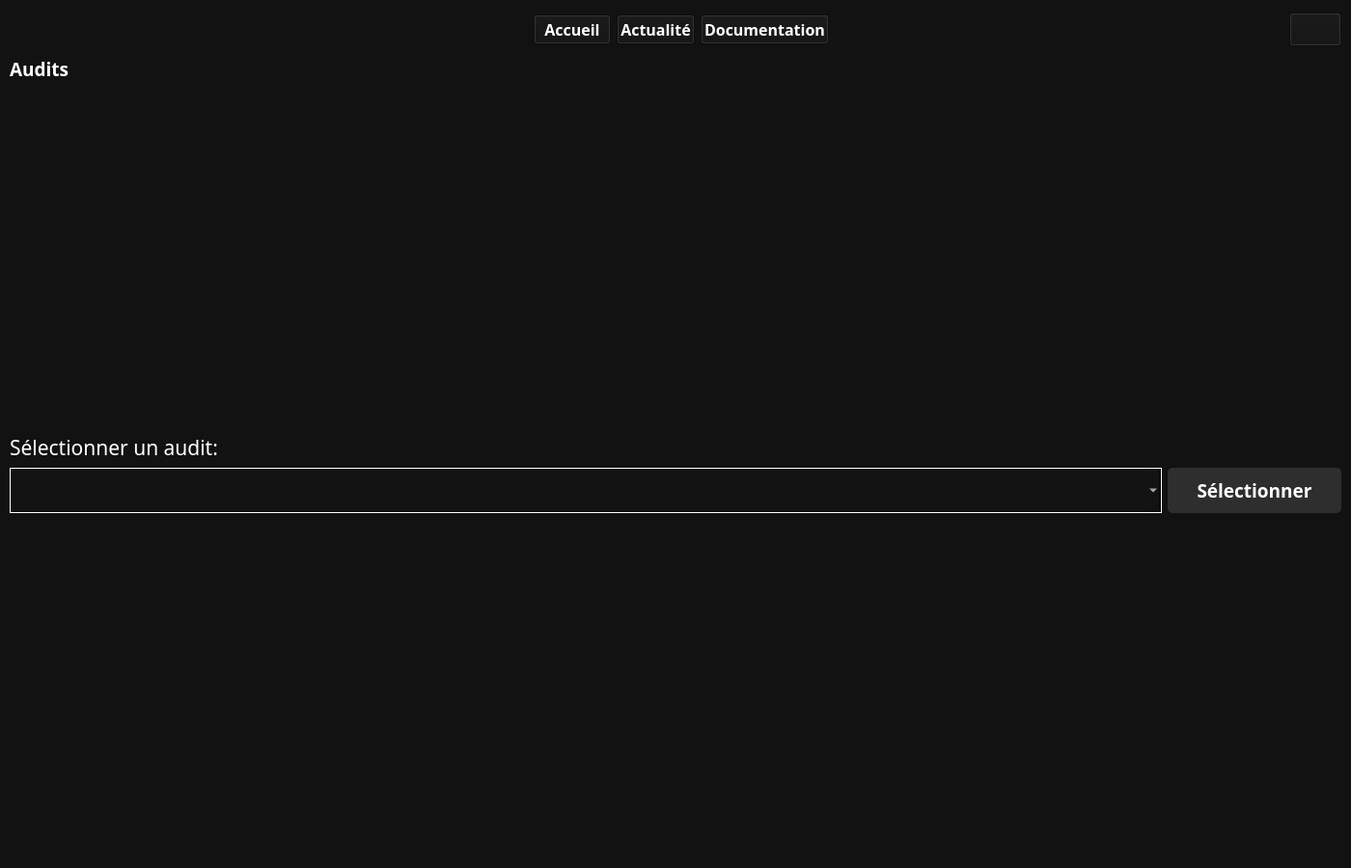
<?xml version="1.0" encoding="UTF-8"?>
<ui version="4.0">
 <class>AuditsSelect</class>
 <widget class="QWidget" name="AuditsSelect">
  <property name="geometry">
   <rect>
    <x>0</x>
    <y>0</y>
    <width>1400</width>
    <height>900</height>
   </rect>
  </property>
  <property name="font">
   <font>
    <family>JetBrainsMono Nerd Font</family>
    <pointsize>14</pointsize>
   </font>
  </property>
  <property name="windowTitle">
   <string>Sélection d'audit</string>
  </property>
  <property name="styleSheet">
   <string notr="true">background-color: #121212;
color: white;
</string>
  </property>
  <layout class="QGridLayout" name="gridLayout_4">
   <property name="leftMargin">
    <number>10</number>
   </property>
   <property name="topMargin">
    <number>10</number>
   </property>
   <property name="rightMargin">
    <number>10</number>
   </property>
   <property name="bottomMargin">
    <number>10</number>
   </property>
   <item row="1" column="0">
    <layout class="QGridLayout" name="gridLayout">
     <item row="4" column="1">
      <spacer name="verticalSpacer">
       <property name="orientation">
        <enum>Qt::Orientation::Vertical</enum>
       </property>
       <property name="sizeHint" stdset="0">
        <size>
         <width>20</width>
         <height>40</height>
        </size>
       </property>
      </spacer>
     </item>
     <item row="6" column="1">
      <layout class="QHBoxLayout" name="horizontalLayoutSelectionUrlAuditsSelect">
       <item>
        <widget class="QComboBox" name="comboBoxSelectionUrlAuditsSelect">
         <property name="sizePolicy">
          <sizepolicy hsizetype="Expanding" vsizetype="Preferred">
           <horstretch>0</horstretch>
           <verstretch>0</verstretch>
          </sizepolicy>
         </property>
         <property name="font">
          <font>
           <family>JetBrainsMono Nerd Font</family>
           <pointsize>13</pointsize>
          </font>
         </property>
         <property name="styleSheet">
          <string notr="true">QComboBox{
	border: 1px solid #ffffff;
}</string>
         </property>
        </widget>
       </item>
       <item>
        <widget class="QPushButton" name="pushButtonSelectionUrlAuditsSelect">
         <property name="minimumSize">
          <size>
           <width>180</width>
           <height>0</height>
          </size>
         </property>
         <property name="maximumSize">
          <size>
           <width>180</width>
           <height>16777215</height>
          </size>
         </property>
         <property name="font">
          <font>
           <family>JetBrainsMono Nerd Font</family>
           <pointsize>14</pointsize>
           <bold>true</bold>
          </font>
         </property>
         <property name="styleSheet">
          <string notr="true">QPushButton {
    background-color: #2E2E2E;      
    color: white;
	font-weight: bold;
    border-radius: 5px;
    padding: 10px;
}
QPushButton:hover {
    background-color: #4CAF50;      
}
QPushButton:pressed {
    background-color: #388E3C;      
}</string>
         </property>
         <property name="text">
          <string>Sélectionner</string>
         </property>
        </widget>
       </item>
      </layout>
     </item>
     <item row="5" column="1">
      <widget class="QLabel" name="labelSelectionUrlAuditsSelect">
       <property name="font">
        <font>
         <family>JetBrainsMono Nerd Font</family>
         <pointsize>16</pointsize>
        </font>
       </property>
       <property name="text">
        <string>Sélectionner un audit:</string>
       </property>
      </widget>
     </item>
     <item row="7" column="1">
      <spacer name="verticalSpacer_2">
       <property name="orientation">
        <enum>Qt::Orientation::Vertical</enum>
       </property>
       <property name="sizeHint" stdset="0">
        <size>
         <width>20</width>
         <height>40</height>
        </size>
       </property>
      </spacer>
     </item>
     <item row="0" column="1">
      <widget class="QLabel" name="labelNomAuditsSelect">
       <property name="font">
        <font>
         <family>JetBrainsMono Nerd Font</family>
         <pointsize>14</pointsize>
         <bold>true</bold>
        </font>
       </property>
       <property name="text">
        <string>Audits</string>
       </property>
      </widget>
     </item>
    </layout>
   </item>
   <item row="0" column="0">
    <layout class="QGridLayout" name="gridLayoutMenuAuditsSelect">
     <item row="0" column="4">
      <widget class="QPushButton" name="pushButtonDocumentationAuditsSelect">
       <property name="font">
        <font>
         <family>JetBrainsMono Nerd Font</family>
         <pointsize>12</pointsize>
         <bold>true</bold>
        </font>
       </property>
       <property name="styleSheet">
        <string notr="true">QPushButton {
    background-color: #00C853; /* Vert */
    color: white;
    font-weight: bold;
    border-radius: 5px;
    padding: 10px;
}
QPushButton:hover {
    background-color: #009624; / survol */
}</string>
       </property>
       <property name="text">
        <string>Documentation</string>
       </property>
      </widget>
     </item>
     <item row="0" column="2">
      <widget class="QPushButton" name="pushButtonAccueilAuditsSelect">
       <property name="font">
        <font>
         <family>JetBrainsMono Nerd Font</family>
         <pointsize>12</pointsize>
         <bold>true</bold>
        </font>
       </property>
       <property name="styleSheet">
        <string notr="true">QPushButton {
    background-color: #00C853; /* Vert */
    color: white;
    font-weight: bold;
    border-radius: 5px;
    padding: 10px;
}
QPushButton:hover {
    background-color: #009624; / survol */
}</string>
       </property>
       <property name="text">
        <string>Accueil</string>
       </property>
      </widget>
     </item>
     <item row="0" column="6">
      <spacer name="horizontalSpacer_2">
       <property name="orientation">
        <enum>Qt::Orientation::Horizontal</enum>
       </property>
       <property name="sizeHint" stdset="0">
        <size>
         <width>40</width>
         <height>20</height>
        </size>
       </property>
      </spacer>
     </item>
     <item row="0" column="1">
      <spacer name="horizontalSpacer">
       <property name="orientation">
        <enum>Qt::Orientation::Horizontal</enum>
       </property>
       <property name="sizeHint" stdset="0">
        <size>
         <width>40</width>
         <height>20</height>
        </size>
       </property>
      </spacer>
     </item>
     <item row="0" column="7">
      <widget class="QPushButton" name="pushButtonDeconnexionAuditsSelect">
       <property name="styleSheet">
        <string notr="true">background-color: #121212;
color: white;
</string>
       </property>
       <property name="text">
        <string/>
       </property>
       <property name="icon">
        <iconset>
         <normaloff>../resources/images/deconnexion.png</normaloff>../resources/images/deconnexion.png</iconset>
       </property>
       <property name="iconSize">
        <size>
         <width>32</width>
         <height>32</height>
        </size>
       </property>
      </widget>
     </item>
     <item row="0" column="3">
      <widget class="QPushButton" name="pushButtonActualiteAuditsSelect">
       <property name="font">
        <font>
         <family>JetBrainsMono Nerd Font</family>
         <pointsize>12</pointsize>
         <bold>true</bold>
        </font>
       </property>
       <property name="styleSheet">
        <string notr="true">QPushButton {
    background-color: #00C853; /* Vert */
    color: white;
    font-weight: bold;
    border-radius: 5px;
    padding: 10px;
}
QPushButton:hover {
    background-color: #009624; / survol */
}</string>
       </property>
       <property name="text">
        <string>Actualité</string>
       </property>
      </widget>
     </item>
     <item row="0" column="0">
      <widget class="QLabel" name="labelLogo">
       <property name="minimumSize">
        <size>
         <width>65</width>
         <height>42</height>
        </size>
       </property>
       <property name="maximumSize">
        <size>
         <width>65</width>
         <height>42</height>
        </size>
       </property>
       <property name="text">
        <string/>
       </property>
       <property name="pixmap">
        <pixmap>../resources/images/logo.png</pixmap>
       </property>
       <property name="scaledContents">
        <bool>true</bool>
       </property>
      </widget>
     </item>
    </layout>
   </item>
  </layout>
 </widget>
 <resources/>
 <connections/>
</ui>
